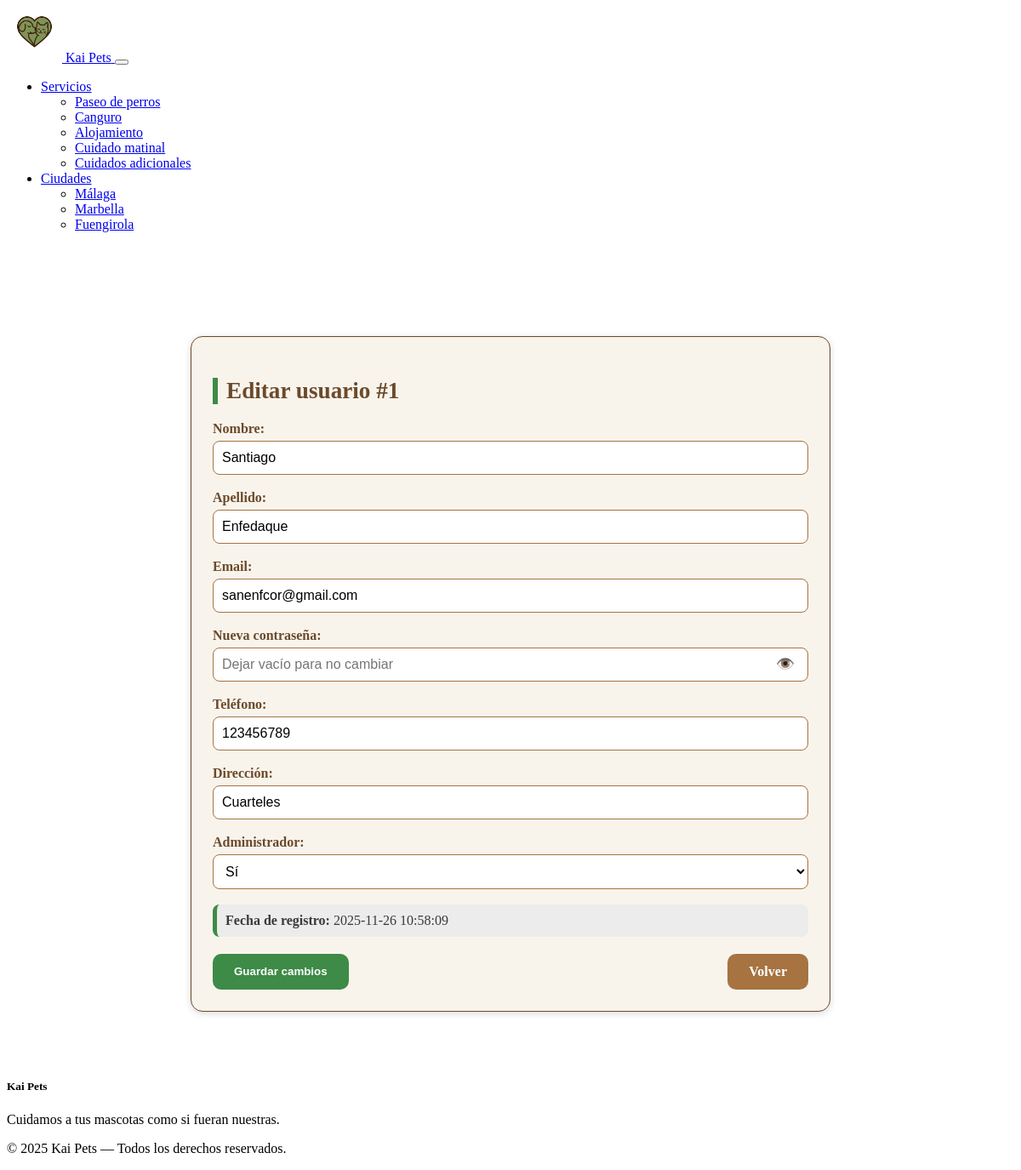
The page /php/modificar_usuarios.php?id=1 (signed in) on the database as committed earlier.
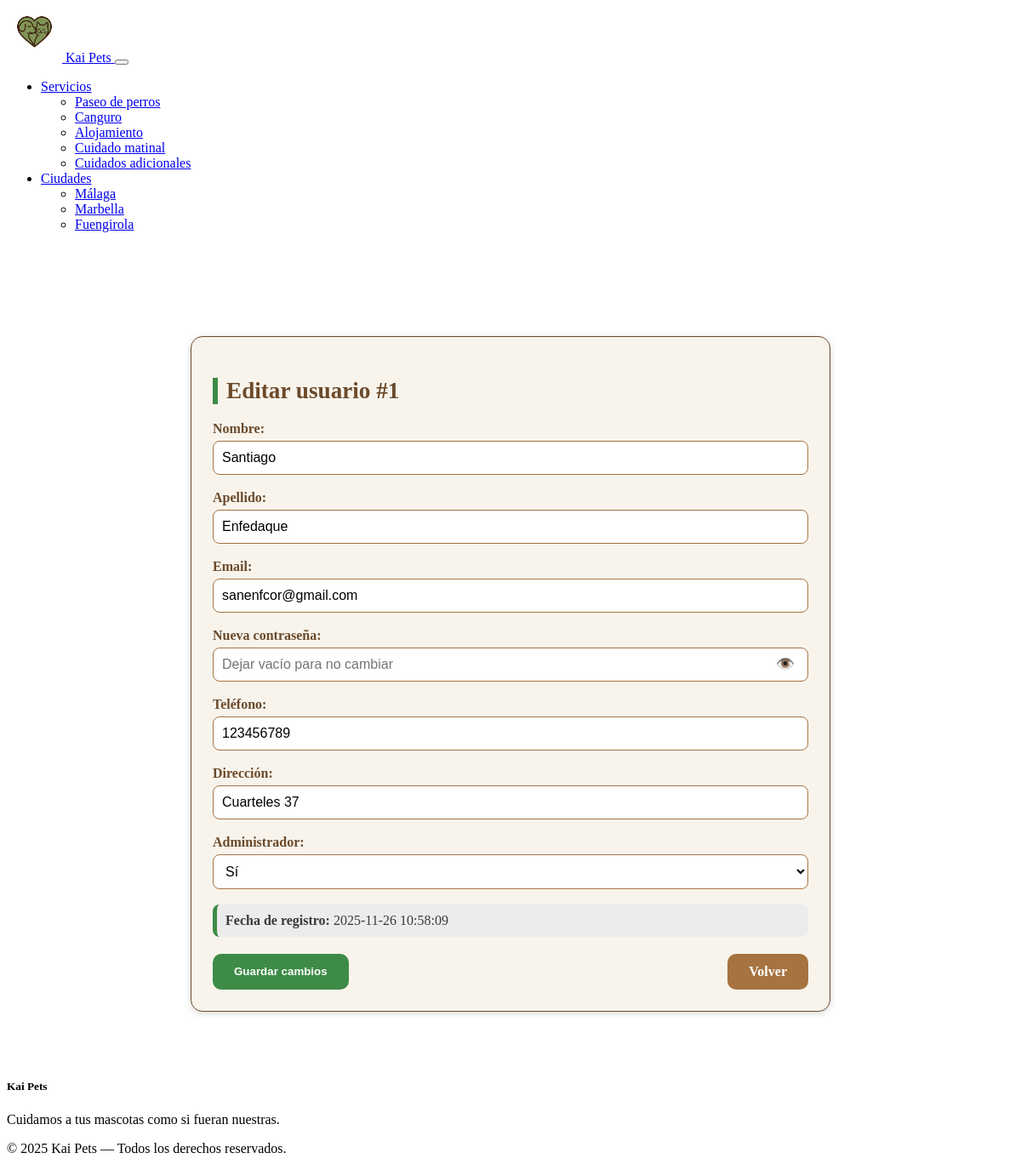
The same page on the database as committed later.
### tables this page shows
CREATE TABLE `usuarios` (
  `id` int(11) NOT NULL,
  `nombre` varchar(100) NOT NULL,
  `apellido` varchar(200) NOT NULL,
  `email` varchar(255) NOT NULL,
  `password` varchar(255) NOT NULL,
  `telefono` int(9) NOT NULL,
  `direccion` varchar(255) NOT NULL,
  `registro` timestamp NOT NULL DEFAULT current_timestamp(),
  `terminos` tinyint(1) NOT NULL DEFAULT 0,
  `admin` tinyint(1) NOT NULL DEFAULT 0,
  `cuidador` tinyint(1) NOT NULL DEFAULT 0,
  `ciudad_id` int(11) NOT NULL DEFAULT 1
);

### php/modificar_usuarios.php (the view, shortened to what this page needs)
<?php
require_once "conn_db.php";
$usuario_a_editar = null;
if ($_SERVER['REQUEST_METHOD'] === 'GET' && !empty($_GET['id'])) {
    $id = intval($_GET['id']);
    try {
        $stmt = $conn->prepare("SELECT * FROM usuarios WHERE id = :id");
        $stmt->execute([':id' => $id]);
        $usuario_a_editar = $stmt->fetch(PDO::FETCH_ASSOC);
    } catch (PDOException $e) {
        die("<p style='color:red;'>Error al cargar el usuario: " . htmlspecialchars($e->getMessage()) . "</p>");
    }
}
?>
<!DOCTYPE html>
<html lang="en">
<head>
    <link rel="stylesheet" href="../src/css/perfil.css">
</head>
<body>
    <?php include __DIR__ . '/../includes/header.php'; ?>
    <main class="main-content container">
        <?php if ($usuario_a_editar): ?>
            <form action="modificar_usuarios.php" method="post" class="form-card">
                <h2 class="form-title">Editar usuario #<?= htmlspecialchars($usuario_a_editar['id'] ?? '') ?></h2>
                <div class="form-group">
                    <label for="nombre">Nombre:</label>
                    <input type="text" id="nombre" name="nombre" value="<?= htmlspecialchars($_POST['nombre'] ?? $usuario_a_editar['nombre']) ?>" required>
                </div>
                <div class="form-group">
                    <label for="apellido">Apellido:</label>
                    <input type="text" id="apellido" name="apellido" value="<?= htmlspecialchars($_POST['apellido'] ?? $usuario_a_editar['apellido']) ?>" required>
                </div>
                <div class="form-group">
                    <label for="email">Email:</label>
                    <input type="email" id="email" name="email" value="<?= htmlspecialchars($_POST['email'] ?? $usuario_a_editar['email']) ?>" required>
                </div>
                <div class="form-group">
                    <label for="password">Nueva contraseña:</label>
                    <div class="input-password-group">
                        <input
                            type="password"
                            name="password"
                            id="password"
                            placeholder="Dejar vacío para no cambiar"
                        >
                        <button
                            type="button"
                            id="togglePassword"
                            class="btn-toggle-password"
                        >
                            👁️
                        </button>
                    </div>
                </div>
                <div class="form-group">
                    <label for="telefono">Teléfono:</label>
                    <input type="text" id="telefono" name="telefono" value="<?= htmlspecialchars($_POST['telefono'] ?? $usuario_a_editar['telefono']) ?>" required>
                </div>
                <div class="form-group">
                    <label for="direccion">Dirección:</label>
                    <input type="text" id="direccion" name="direccion" value="<?= htmlspecialchars($_POST['direccion'] ?? $usuario_a_editar['direccion']) ?>" required>
                </div>
                <div class="form-group">
                    <label for="admin">Administrador:</label>
                    <select id="admin" name="admin" class="select-field">
                        <option value="1" <?= ($usuario_a_editar['admin'] ?? 0) == 1 ? 'selected' : '' ?>>Sí</option>
                    </select>
                </div>
                <div class="form-info">
                    <strong>Fecha de registro:</strong> <?= htmlspecialchars($usuario_a_editar['registro']) ?>
                </div>
                <div class="form-actions">
                    <button type="submit" class="btn btn-primary">Guardar cambios</button>
                    <a href="../pags/perfil.php" class="btn btn-secondary">Volver</a>
                </div>
            </form>
        <?php endif; ?>
    </main>
    <?php include __DIR__ . '/../includes/footer.php'; ?>
</body>
</html>

Rows that differ between the two databases and show on the page:
changed usuarios "Santiago": direccion "Cuarteles" → "Cuarteles 37"
